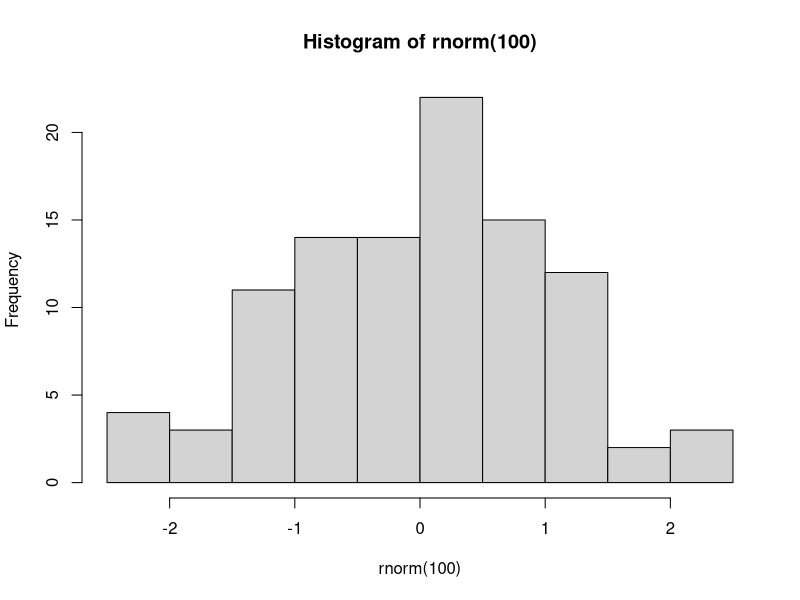

This figure's R source:
## ---- chunk 1
hist(rnorm(100))

